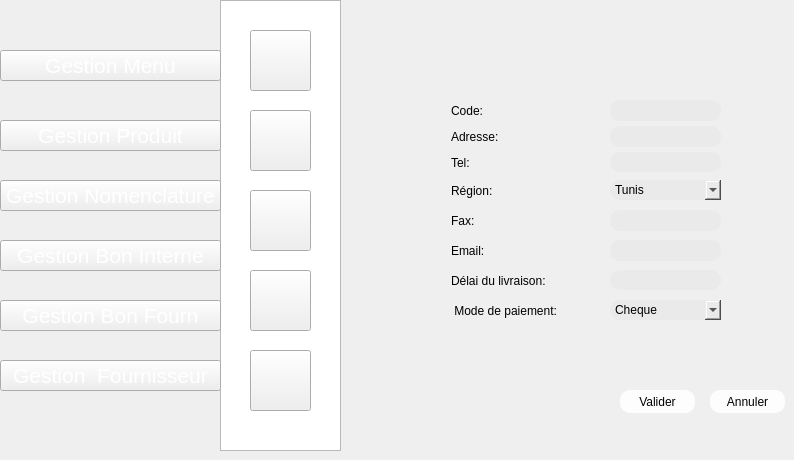
    <widget class="QWidget" name="page_48">
     <widget class="QPushButton" name="pushButton_571">
      <property name="geometry">
       <rect>
        <x>0</x>
        <y>120</y>
        <width>221</width>
        <height>31</height>
       </rect>
      </property>
      <property name="font">
       <font>
        <pointsize>16</pointsize>
        <weight>50</weight>
        <bold>false</bold>
       </font>
      </property>
      <property name="styleSheet">
       <string notr="true">color: rgb(255, 255, 255);

</string>
      </property>
      <property name="text">
       <string>Gestion Produit</string>
      </property>
     </widget>
     <widget class="QPushButton" name="pushButton_572">
      <property name="geometry">
       <rect>
        <x>0</x>
        <y>240</y>
        <width>221</width>
        <height>31</height>
       </rect>
      </property>
      <property name="font">
       <font>
        <pointsize>16</pointsize>
        <weight>50</weight>
        <bold>false</bold>
       </font>
      </property>
      <property name="styleSheet">
       <string notr="true">color: rgb(255, 255, 255);

</string>
      </property>
      <property name="text">
       <string>Gestion Bon Interne</string>
      </property>
     </widget>
     <widget class="QPushButton" name="pushButton_573">
      <property name="geometry">
       <rect>
        <x>0</x>
        <y>300</y>
        <width>221</width>
        <height>31</height>
       </rect>
      </property>
      <property name="font">
       <font>
        <pointsize>16</pointsize>
        <weight>50</weight>
        <bold>false</bold>
       </font>
      </property>
      <property name="styleSheet">
       <string notr="true">color: rgb(255, 255, 255);

</string>
      </property>
      <property name="text">
       <string>Gestion Bon Fourn</string>
      </property>
     </widget>
     <widget class="QPushButton" name="pushButton_574">
      <property name="geometry">
       <rect>
        <x>250</x>
        <y>190</y>
        <width>61</width>
        <height>61</height>
       </rect>
      </property>
      <property name="styleSheet">
       <string notr="true">image: url(:/new/prefix1/img/icon-afficher2.png);</string>
      </property>
      <property name="text">
       <string/>
      </property>
     </widget>
     <widget class="QPushButton" name="pushButton_575">
      <property name="geometry">
       <rect>
        <x>250</x>
        <y>110</y>
        <width>61</width>
        <height>61</height>
       </rect>
      </property>
      <property name="styleSheet">
       <string notr="true">image: url(:/new/prefix1/img/icon-modif2 (1).png);</string>
      </property>
      <property name="text">
       <string/>
      </property>
     </widget>
     <widget class="QPushButton" name="pushButton_577">
      <property name="geometry">
       <rect>
        <x>250</x>
        <y>270</y>
        <width>61</width>
        <height>61</height>
       </rect>
      </property>
      <property name="styleSheet">
       <string notr="true">image: url(:/new/prefix1/img/icon-supp2 (1).png);</string>
      </property>
      <property name="text">
       <string/>
      </property>
     </widget>
     <widget class="QPushButton" name="pushButton_578">
      <property name="geometry">
       <rect>
        <x>0</x>
        <y>50</y>
        <width>221</width>
        <height>31</height>
       </rect>
      </property>
      <property name="font">
       <font>
        <pointsize>16</pointsize>
        <weight>50</weight>
        <bold>false</bold>
       </font>
      </property>
      <property name="styleSheet">
       <string notr="true">color: rgb(255, 255, 255);

</string>
      </property>
      <property name="text">
       <string>Gestion Menu</string>
      </property>
     </widget>
     <widget class="QListView" name="listView_43">
      <property name="geometry">
       <rect>
        <x>220</x>
        <y>0</y>
        <width>121</width>
        <height>451</height>
       </rect>
      </property>
      <property name="styleSheet">
       <string notr="true">background-image: url(:/new/prefix1/img/selected.png);</string>
      </property>
     </widget>
     <widget class="QPushButton" name="pushButton_579">
      <property name="geometry">
       <rect>
        <x>250</x>
        <y>30</y>
        <width>61</width>
        <height>61</height>
       </rect>
      </property>
      <property name="styleSheet">
       <string notr="true">image: url(:/new/prefix1/img/icon-ajout2.png);
background-image: url(:/new/prefix1/img/bg.png);</string>
      </property>
      <property name="text">
       <string/>
      </property>
     </widget>
     <widget class="QPushButton" name="pushButton_580">
      <property name="geometry">
       <rect>
        <x>0</x>
        <y>180</y>
        <width>221</width>
        <height>31</height>
       </rect>
      </property>
      <property name="font">
       <font>
        <pointsize>16</pointsize>
        <weight>50</weight>
        <bold>false</bold>
       </font>
      </property>
      <property name="styleSheet">
       <string notr="true">color: rgb(255, 255, 255);

</string>
      </property>
      <property name="text">
       <string>Gestion Nomenclature</string>
      </property>
     </widget>
     <widget class="QPushButton" name="pushButton_581">
      <property name="geometry">
       <rect>
        <x>250</x>
        <y>350</y>
        <width>61</width>
        <height>61</height>
       </rect>
      </property>
      <property name="styleSheet">
       <string notr="true">image: url(:/new/prefix1/img/8774.png);
image: url(:/new/prefix1/img/aa.png);</string>
      </property>
      <property name="text">
       <string/>
      </property>
     </widget>
     <widget class="QLineEdit" name="lineEdit_72">
      <property name="geometry">
       <rect>
        <x>610</x>
        <y>126</y>
        <width>111</width>
        <height>21</height>
       </rect>
      </property>
      <property name="styleSheet">
       <string notr="true">                                         border-radius: 10px;
background-color: rgb(234, 234, 234);
font: 9pt &quot;MS Reference Sans Serif&quot;;</string>
      </property>
     </widget>
     <widget class="QLineEdit" name="lineEdit_78">
      <property name="geometry">
       <rect>
        <x>610</x>
        <y>270</y>
        <width>111</width>
        <height>20</height>
       </rect>
      </property>
      <property name="styleSheet">
       <string notr="true">                                         border-radius: 10px;
background-color: rgb(234, 234, 234);
font: 9pt &quot;MS Reference Sans Serif&quot;;</string>
      </property>
     </widget>
     <widget class="QComboBox" name="comboBox_29">
      <property name="geometry">
       <rect>
        <x>610</x>
        <y>300</y>
        <width>111</width>
        <height>20</height>
       </rect>
      </property>
      <property name="styleSheet">
       <string notr="true">                                         border-radius: 10px;
background-color: rgb(234, 234, 234);
font: 9pt &quot;MS Reference Sans Serif&quot;;</string>
      </property>
      <item>
       <property name="text">
        <string>Cheque</string>
       </property>
      </item>
      <item>
       <property name="text">
        <string>viremant</string>
       </property>
      </item>
      <item>
       <property name="text">
        <string>traite</string>
       </property>
      </item>
      <item>
       <property name="text">
        <string>TPE</string>
       </property>
      </item>
     </widget>
     <widget class="QLineEdit" name="lineEdit_18">
      <property name="geometry">
       <rect>
        <x>610</x>
        <y>100</y>
        <width>111</width>
        <height>21</height>
       </rect>
      </property>
      <property name="styleSheet">
       <string notr="true">                                         border-radius: 10px;
background-color: rgb(234, 234, 234);
font: 9pt &quot;MS Reference Sans Serif&quot;;</string>
      </property>
     </widget>
     <widget class="QLineEdit" name="lineEdit_77">
      <property name="geometry">
       <rect>
        <x>610</x>
        <y>240</y>
        <width>111</width>
        <height>21</height>
       </rect>
      </property>
      <property name="styleSheet">
       <string notr="true">                                         border-radius: 10px;
background-color: rgb(234, 234, 234);
font: 9pt &quot;MS Reference Sans Serif&quot;;</string>
      </property>
     </widget>
     <widget class="QLineEdit" name="lineEdit_76">
      <property name="geometry">
       <rect>
        <x>610</x>
        <y>210</y>
        <width>111</width>
        <height>21</height>
       </rect>
      </property>
      <property name="styleSheet">
       <string notr="true">                                         border-radius: 10px;
background-color: rgb(234, 234, 234);
font: 9pt &quot;MS Reference Sans Serif&quot;;</string>
      </property>
     </widget>
     <widget class="QLineEdit" name="lineEdit_73">
      <property name="geometry">
       <rect>
        <x>610</x>
        <y>152</y>
        <width>111</width>
        <height>20</height>
       </rect>
      </property>
      <property name="styleSheet">
       <string notr="true">                                         border-radius: 10px;
background-color: rgb(234, 234, 234);
font: 9pt &quot;MS Reference Sans Serif&quot;;</string>
      </property>
     </widget>
     <widget class="QPushButton" name="pushButton_582">
      <property name="geometry">
       <rect>
        <x>710</x>
        <y>390</y>
        <width>75</width>
        <height>23</height>
       </rect>
      </property>
      <property name="styleSheet">
       <string notr="true">                                         border-radius: 10px;
background-color: rgb(253, 253, 253);
                                        
font: 9pt &quot;MS Reference Sans Serif&quot;;</string>
      </property>
      <property name="text">
       <string>Annuler</string>
      </property>
     </widget>
     <widget class="QComboBox" name="comboBox_25">
      <property name="geometry">
       <rect>
        <x>610</x>
        <y>180</y>
        <width>111</width>
        <height>20</height>
       </rect>
      </property>
      <property name="styleSheet">
       <string notr="true">                                         border-radius: 10px;
background-color: rgb(234, 234, 234);
font: 9pt &quot;MS Reference Sans Serif&quot;;</string>
      </property>
      <item>
       <property name="text">
        <string>Tunis</string>
       </property>
      </item>
      <item>
       <property name="text">
        <string>Sfax</string>
       </property>
      </item>
      <item>
       <property name="text">
        <string>Sousse</string>
       </property>
      </item>
      <item>
       <property name="text">
        <string>Hammamet</string>
       </property>
      </item>
      <item>
       <property name="text">
        <string>Nabeul</string>
       </property>
      </item>
      <item>
       <property name="text">
        <string>Ariana</string>
       </property>
      </item>
      <item>
       <property name="text">
        <string>Bizzert</string>
       </property>
      </item>
      <item>
       <property name="text">
        <string>Mounastir</string>
       </property>
      </item>
      <item>
       <property name="text">
        <string>Mannouba</string>
       </property>
      </item>
     </widget>
     <widget class="QPushButton" name="ajouterfourn">
      <property name="geometry">
       <rect>
        <x>620</x>
        <y>390</y>
        <width>75</width>
        <height>23</height>
       </rect>
      </property>
      <property name="styleSheet">
       <string notr="true">                                         border-radius: 10px;
background-color: rgb(253, 253, 253);
                                        
font: 9pt &quot;MS Reference Sans Serif&quot;;</string>
      </property>
      <property name="text">
       <string>Valider</string>
      </property>
     </widget>
     <widget class="QPushButton" name="pushButton_576">
      <property name="geometry">
       <rect>
        <x>0</x>
        <y>360</y>
        <width>221</width>
        <height>31</height>
       </rect>
      </property>
      <property name="font">
       <font>
        <pointsize>16</pointsize>
        <weight>50</weight>
        <bold>false</bold>
       </font>
      </property>
      <property name="styleSheet">
       <string notr="true">color: rgb(255, 255, 255);

</string>
      </property>
      <property name="text">
       <string>Gestion  Fournisseur</string>
      </property>
     </widget>
     <widget class="QLabel" name="label_207">
      <property name="geometry">
       <rect>
        <x>451</x>
        <y>100</y>
        <width>141</width>
        <height>21</height>
       </rect>
      </property>
      <property name="styleSheet">
       <string notr="true">                                     border-radius: 10px;
font: 9pt &quot;MS Reference Sans Serif&quot;;
</string>
      </property>
      <property name="text">
       <string>Code:</string>
      </property>
     </widget>
     <widget class="QLabel" name="label_208">
      <property name="geometry">
       <rect>
        <x>451</x>
        <y>126</y>
        <width>141</width>
        <height>21</height>
       </rect>
      </property>
      <property name="styleSheet">
       <string notr="true">                                     border-radius: 10px;
font: 9pt &quot;MS Reference Sans Serif&quot;;
</string>
      </property>
      <property name="text">
       <string>Adresse:</string>
      </property>
     </widget>
     <widget class="QLabel" name="label_210">
      <property name="geometry">
       <rect>
        <x>451</x>
        <y>180</y>
        <width>141</width>
        <height>21</height>
       </rect>
      </property>
      <property name="styleSheet">
       <string notr="true">                                     border-radius: 10px;
font: 9pt &quot;MS Reference Sans Serif&quot;;
</string>
      </property>
      <property name="text">
       <string>Région:</string>
      </property>
     </widget>
     <widget class="QLabel" name="label_209">
      <property name="geometry">
       <rect>
        <x>451</x>
        <y>152</y>
        <width>141</width>
        <height>21</height>
       </rect>
      </property>
      <property name="styleSheet">
       <string notr="true">                                     border-radius: 10px;
font: 9pt &quot;MS Reference Sans Serif&quot;;
</string>
      </property>
      <property name="text">
       <string>Tel:</string>
      </property>
     </widget>
     <widget class="QLabel" name="label_211">
      <property name="geometry">
       <rect>
        <x>451</x>
        <y>210</y>
        <width>141</width>
        <height>21</height>
       </rect>
      </property>
      <property name="styleSheet">
       <string notr="true">                                     border-radius: 10px;
font: 9pt &quot;MS Reference Sans Serif&quot;;
</string>
      </property>
      <property name="text">
       <string>Fax:</string>
      </property>
     </widget>
     <widget class="QLabel" name="label_212">
      <property name="geometry">
       <rect>
        <x>451</x>
        <y>240</y>
        <width>141</width>
        <height>21</height>
       </rect>
      </property>
      <property name="styleSheet">
       <string notr="true">                                     border-radius: 10px;
font: 9pt &quot;MS Reference Sans Serif&quot;;
</string>
      </property>
      <property name="text">
       <string>Email:</string>
      </property>
     </widget>
     <widget class="QLabel" name="label_213">
      <property name="geometry">
       <rect>
        <x>451</x>
        <y>270</y>
        <width>141</width>
        <height>21</height>
       </rect>
      </property>
      <property name="styleSheet">
       <string notr="true">                                     border-radius: 10px;
font: 9pt &quot;MS Reference Sans Serif&quot;;
</string>
      </property>
      <property name="text">
       <string>Délai du livraison:</string>
      </property>
     </widget>
     <widget class="QLabel" name="label_214">
      <property name="geometry">
       <rect>
        <x>451</x>
        <y>300</y>
        <width>141</width>
        <height>21</height>
       </rect>
      </property>
      <property name="styleSheet">
       <string notr="true">                                     border-radius: 10px;
font: 9pt &quot;MS Reference Sans Serif&quot;;
</string>
      </property>
      <property name="text">
       <string> Mode de paiement:</string>
      </property>
     </widget>
     <zorder>label_207</zorder>
     <zorder>label_208</zorder>
     <zorder>label_210</zorder>
     <zorder>label_209</zorder>
     <zorder>label_211</zorder>
     <zorder>label_212</zorder>
     <zorder>label_213</zorder>
     <zorder>label_214</zorder>
     <zorder>listView_43</zorder>
     <zorder>pushButton_571</zorder>
     <zorder>pushButton_572</zorder>
     <zorder>pushButton_573</zorder>
     <zorder>pushButton_574</zorder>
     <zorder>pushButton_575</zorder>
     <zorder>pushButton_577</zorder>
     <zorder>pushButton_578</zorder>
     <zorder>pushButton_579</zorder>
     <zorder>pushButton_580</zorder>
     <zorder>pushButton_581</zorder>
     <zorder>lineEdit_72</zorder>
     <zorder>lineEdit_78</zorder>
     <zorder>comboBox_29</zorder>
     <zorder>lineEdit_18</zorder>
     <zorder>lineEdit_77</zorder>
     <zorder>lineEdit_76</zorder>
     <zorder>lineEdit_73</zorder>
     <zorder>pushButton_582</zorder>
     <zorder>comboBox_25</zorder>
     <zorder>ajouterfourn</zorder>
     <zorder>pushButton_576</zorder>
    </widget>
